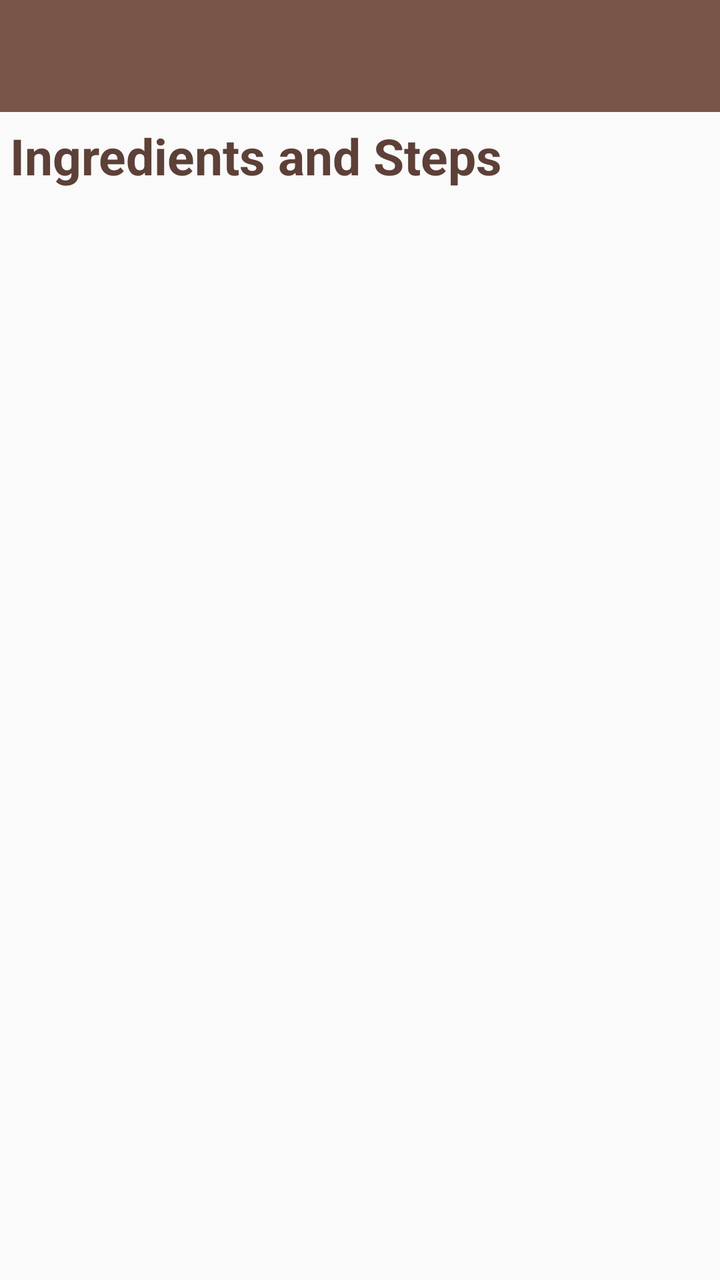
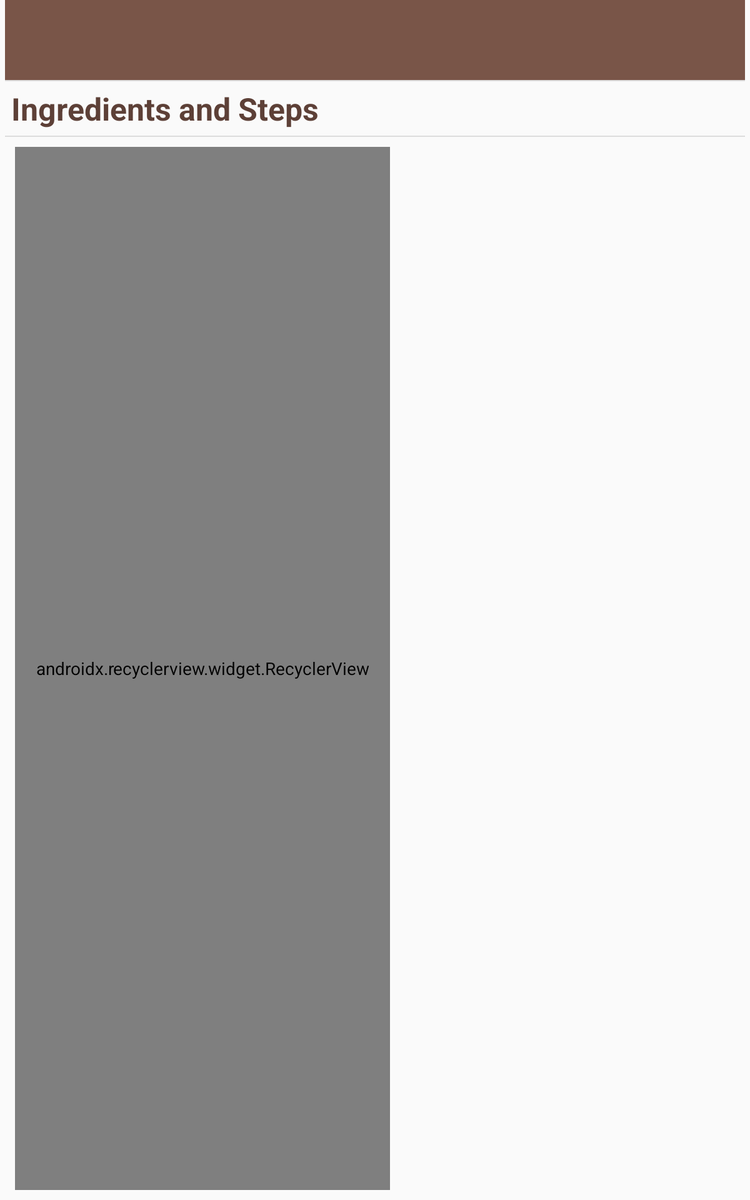

The same Android screen from two of the app's own layout files: first res/layout/ as a phone draws it, then the repository's variant for another configuration, drawn on a device whose configuration selects that folder. Both files follow.
<!-- AndroidManifest.xml: application theme AppTheme -->
<!-- res/layout/activity_recipe_detail.xml -->
<?xml version="1.0" encoding="utf-8"?>
<LinearLayout xmlns:android="http://schemas.android.com/apk/res/android"
    xmlns:app="http://schemas.android.com/apk/res-auto"
    xmlns:tools="http://schemas.android.com/tools"
    android:layout_width="match_parent"
    android:layout_height="match_parent"
    android:orientation="vertical"
    tools:context=".activities.RecipeDetailActivity">

    <android.support.v7.widget.Toolbar
        android:id="@+id/detail_toolbar"
        android:layout_width="match_parent"
        android:layout_height="wrap_content"
        app:titleTextColor="@color/text_white"
        android:background="@color/colorPrimary"
        android:minHeight="?attr/actionBarSize"/>

    <TextView
        android:layout_width="wrap_content"
        android:layout_height="wrap_content"
        android:textStyle="bold"
        android:padding="@dimen/recipe_name_padding"
        android:textSize="25dp"
        android:textColor="@color/colorPrimaryDark"
        android:text="@string/ingredients_and_steps"/>

    <android.support.v7.widget.RecyclerView
        android:id="@+id/rv_detail"
        android:layout_width="match_parent"
        android:layout_height="match_parent"
        android:layout_marginStart="8dp"
        android:layout_marginEnd="8dp"
        android:layout_marginBottom="8dp"
        app:layout_constraintBottom_toBottomOf="parent"
        app:layout_constraintEnd_toEndOf="parent"
        app:layout_constraintStart_toStartOf="parent"
        app:layout_constraintTop_toBottomOf="@+id/toolbar">

    </android.support.v7.widget.RecyclerView>

</LinearLayout>
<!-- resources referenced by this layout -->
<resources>
  <color name="colorPrimary">#795548</color>
  <color name="colorPrimaryDark">#5D4037</color>
  <color name="text_white">#FFFFFF</color>
  <dimen name="recipe_name_padding">5dp</dimen>
  <string name="ingredients_and_steps">Ingredients and Steps</string>
  <style name="AppTheme" parent="Theme.AppCompat.Light.NoActionBar">
          
          <item name="colorPrimary">@color/colorPrimary</item>
          <item name="colorPrimaryDark">@color/colorPrimaryDark</item>
          <item name="colorAccent">@color/colorAccent</item>
          <item name="android:actionMenuTextColor">@color/text_white</item>
          <item name="drawerArrowStyle">@style/customHomeButton</item>
      </style>
  <color name="colorAccent">#9E9E9E</color>
  <style name="customHomeButton" parent="@style/Widget.AppCompat.DrawerArrowToggle">
          <item name="spinBars">true</item>
          <item name="color">@android:color/white</item>
      </style>
</resources>
<!-- res/layout-sw600dp/activity_recipe_detail.xml (the repository's variant of the layout above) -->
<!-- drawn on a 7-inch tablet held upright -->
<?xml version="1.0" encoding="utf-8"?>
<LinearLayout xmlns:android="http://schemas.android.com/apk/res/android"
    xmlns:app="http://schemas.android.com/apk/res-auto"
    xmlns:tools="http://schemas.android.com/tools"
    android:layout_width="match_parent"
    android:layout_height="match_parent"
    android:layout_marginLeft="4dp"
    android:layout_marginRight="4dp"
    android:baselineAligned="false"
    android:divider="?android:attr/dividerHorizontal"
    android:orientation="vertical"
    android:showDividers="middle">

    
    <android.support.v7.widget.Toolbar
        android:id="@+id/detail_toolbar"
        android:layout_width="match_parent"
        android:layout_height="wrap_content"
        app:titleTextColor="@color/text_white"
        android:background="@color/colorPrimary"
        android:minHeight="?attr/actionBarSize"/>


    <TextView
        android:layout_width="wrap_content"
        android:layout_height="wrap_content"
        android:textStyle="bold"
        android:padding="@dimen/recipe_name_padding"
        android:textSize="25dp"
        android:textColor="@color/colorPrimaryDark"
        android:text="@string/ingredients_and_steps"/>

    <LinearLayout
        android:layout_width="match_parent"
        android:layout_height="match_parent"
        android:showDividers="middle"
        android:orientation="horizontal">


        <android.support.v7.widget.RecyclerView
            xmlns:android="http://schemas.android.com/apk/res/android"
            xmlns:tools="http://schemas.android.com/tools"
            android:id="@+id/rv_detail"
            android:name="StepDetailsFragments"
            android:layout_width="300dp"
            android:layout_height="match_parent"
            android:layout_margin="8dp"
            app:layoutManager="android.support.v7.widget.LinearLayoutManager"
            tools:context=".ui.activities.StepsListActivity" />

        <FrameLayout
            android:id="@+id/step_detail_container"
            android:layout_width="0dp"
            android:layout_height="match_parent"
            android:layout_weight="2" />
    </LinearLayout>

</LinearLayout>
